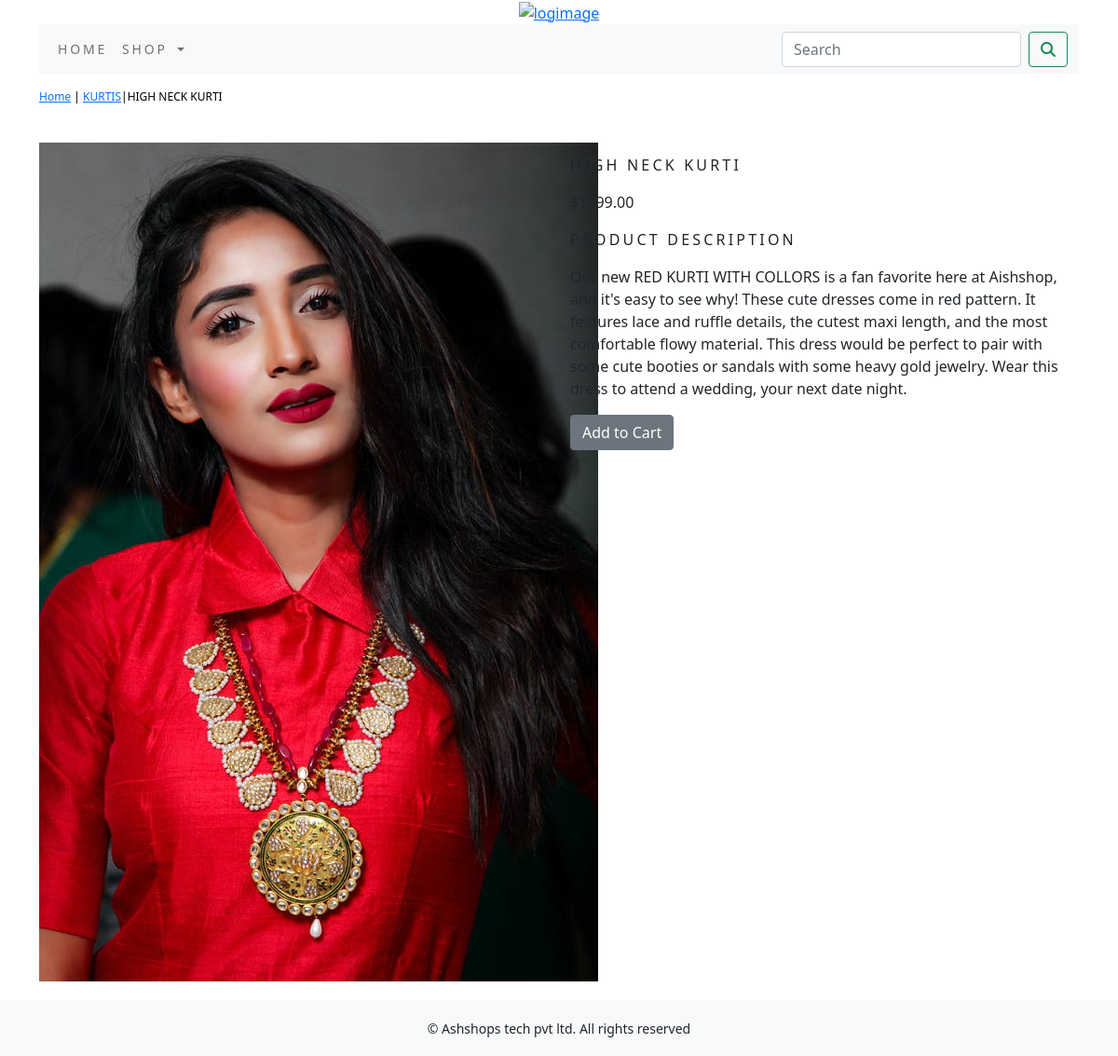
Screenshot of /shop/kurtis/high-neck-kurti/ with the database file from the repository.
### shop/models.py (models this page shows, shortened)
class Product(models.Model):
    name = models.CharField(max_length=250, unique=True)
    slug = models.SlugField(max_length=250, unique=True)
    description = models.TextField(blank=True)
    price = models.DecimalField(max_digits=10,decimal_places=2)
    category = models.ForeignKey(Category,on_delete=models.CASCADE)
    image = models.ImageField(upload_to='product', blank=True)
    stock = models.IntegerField()
    available=models.BooleanField(default=True)
    created=models.DateTimeField(auto_now_add=True)
    updated=models.DateTimeField(auto_now=True)
    class Meta:
        ordering = ('name',)
        verbose_name = 'product'
        verbose_name_plural = 'products'

class Category(models.Model):
    name=models.CharField(max_length=250,unique=True)
    slug=models.SlugField(max_length=250,unique=True)
    description=models.TextField(blank=True)
    image=models.ImageField(upload_to='category',blank=True)
    class Meta:
        ordering=('name',)
        verbose_name='category'
        verbose_name_plural='categories'
    def get_url(self):
            return reverse('shop:products_by_category', args=[self.slug])
    def __str__(self):
        return '{}'.format(self.name)

### shop/views.py (the view)
# urls.py: path('<slug:c_slug>/<slug:product_slug>/',views.proDetail,name='prodCatdetail')
def proDetail(request,c_slug,product_slug):
    try:
        product=Product.objects.get(category__slug=c_slug,slug=product_slug)
    except Exception as e:
        raise e
    return render(request,'product.html',{'product':product})

### cart/context_processors.py (called while the page is built)
def counter(request):
    item_count=0
    if 'admin' in request.path:
        return {}
    else:
        try:
            cart=Cart.objects.filter(cart_id=_cart_id(request))
            car_items=CartItem.objects.all().filter(cart=cart[:1])
            for cart_item in car_items:
                item_count += cart_item.quantity
        except Cart.DoesNotExist:
            item_count= 0
    return dict(item_count=item_count)

### cart/views.py (called while the page is built)
def _cart_id(request):
    cart=request.session.session_key
    if not cart:
        cart=request.session.create()
    return cart

### shop/context_processors.py (called while the page is built)
def menu_links(request):
    links=Category.objects.all()
    return dict(links=links)

### template/product.html (shortened to what this page needs)
{% extends 'base.html' %}
{% load static %}
{% block content %}
 <div class="row my_prod_row_class">
     <div class="mx_auto">
         <p><a href="{% url 'shop:allProdCat' %}">Home</a> | <a href="{{product.category.get_url}}">{{product.category}}</a>|{{product.name}}</p>
     </div>
 <div class="container">
 <br>
 <div class="row">
     <div class="col-12 col-sm-12 col-md-12 col-lg-6 text-center">
        <div style="min-width:18rem">
            <img src="{{product.image.url}}" alt="{{product.name}}">
</div>
     </div>
         <div class="col-12 col-sm-12 col-md-12 col-lg-6">
             <div>
             <h1 class="my_prod_title">{{product.name}}</h1>
             <p>${{product.price}}</p>
             <p class="my_title">Product Description</p>
             <p class="text-justify my_prod_text">{{product.description}}</p>
             {% if product.stock <= 0 %}
             <p class="text-justify my_prod_text"><b>Out of Stock</b></p>
             {% else %}
             <a class="btn btn-secondary" href="{% url 'cart:add_cart' product.id %}">Add to Cart</a>
             {% endif %}
         </div>
     </div>
 </div>
 </div>
     </div>
{% endblock %}

### static/css/custom.css (style rules this page uses)
body { font-family: 'Roboto', sans-serif; }
.my_title { font-size:16px; text-transform:uppercase; letter-spacing:.2em; }
.my_prod_row_class { padding-top:15px; padding-bottom:20px; }
.my_prod_row_class .mx_auto { color:#000; font-size:12px; text-decoration:none; }
.my_prod_title { font-size:16px; text-transform:uppercase; letter-spacing:.2em; padding-top:15px; padding-bottom:10px; }
.my_prod_text { padding-right:20px; }

### rows the page displays
Product: category "KURTIS", name "HIGH NECK KURTI", image (picture), price "1099.00", description "Our new RED KURTI WITH COLLORS is a fan favorite here at Aishshop, and it's easy to see why! These cute dresses come in red pattern. It features lace and ruffle details, the cutest maxi length, and the most comfortable flowy material. This dress would be perfect to pair with some cute booties or sandals with some heavy gold jewelry. Wear this dress to attend a wedding, your next date night."
